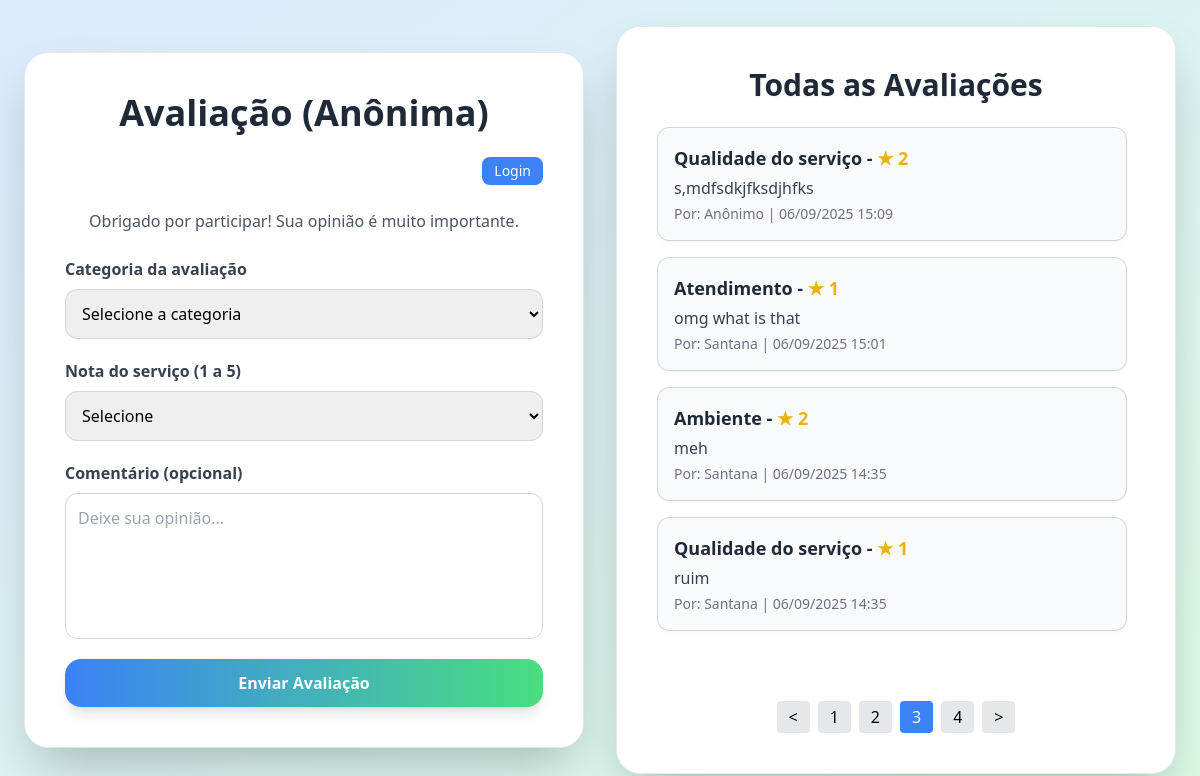
Page /src/frontend/views/view_painel.php?pagina=3 on the committed database.
### tables this page shows
CREATE TABLE `avaliacoes` (
  `id_avaliacao` int(11) NOT NULL,
  `id_usuario` int(11) DEFAULT NULL,
  `ip_usuario` varchar(64) NOT NULL,
  `id_categoria` int(11) NOT NULL,
  `conteudo` text NOT NULL,
  `nota` int(11) DEFAULT NULL CHECK (`nota` between 1 and 5),
  `data_avaliacao` datetime DEFAULT current_timestamp(),
  `anonima` tinyint(1) DEFAULT 0
);

CREATE TABLE `categorias_avaliacao` (
  `id_categoria` int(11) NOT NULL,
  `nome_categoria` varchar(100) NOT NULL
);

CREATE TABLE `usuarios` (
  `id_usuario` int(11) NOT NULL,
  `id_tipo` int(11) NOT NULL,
  `nome` varchar(100) NOT NULL,
  `email` varchar(150) NOT NULL,
  `data_cadastro` datetime DEFAULT current_timestamp(),
  `cnpj` varchar(18) DEFAULT NULL
);

### src/backend/model/sessao.php (called while the page is built, shortened)
<?php
include_once __DIR__ . '/../database/db.php';
function verificarSessao() {
    if (!isset($_SESSION['usuario']) || !isset($_SESSION['token'])) {
        return false;
    }
    return true;
}

### src/backend/database/db.php (called while the page is built)
<?php
$dsn = "mysql:host=localhost;dbname=FeedbackEmpresas;charset=utf8mb4";
$user = "root";
$pass = "vini9000santana@";
try {
    $pdo = new PDO($dsn, $user, $pass);
    $pdo->setAttribute(PDO::ATTR_ERRMODE, PDO::ERRMODE_EXCEPTION);
} catch (PDOException $e) {
    die("Erro na conexão: " . $e->getMessage());
}
function executarConsulta($sql, $params = [])
{
    global $pdo;
    try {
        $stmt = $pdo->prepare($sql);
        $stmt->execute($params);
        return $stmt;
    } catch (PDOException $e) {
        throw $e;
    }
}

### src/frontend/views/view_painel.php (the view, shortened to what this page needs)
<?php
include_once __DIR__ . '/../../backend/model/sessao.php';
include_once __DIR__ . '/../../backend/database/db.php';
$logado = verificarSessao();
$idUsuario = $logado ? $_SESSION['usuario']['id'] : null;
$nomeUsuario = $logado ? $_SESSION['usuario']['nome'] : 'Anônimo';
$pagina = isset($_GET['pagina']) ? (int) $_GET['pagina'] : 1;
$limite = 4;
$offset = ($pagina - 1) * $limite;
$totalAvaliacoes = executarConsulta("
    SELECT COUNT(*) AS total
    FROM avaliacoes a
    " . ($logado ? "WHERE a.id_usuario <> $idUsuario" : "")
)->fetch(PDO::FETCH_ASSOC)['total'];
$totalPaginas = ceil($totalAvaliacoes / $limite);
$condicaoUsuario = $logado ? "WHERE a.id_usuario <> $idUsuario" : "";
$todasAvaliacoes = executarConsulta("
    SELECT a.id_avaliacao,
           c.nome_categoria,
           a.conteudo,
           a.nota,
           a.data_avaliacao,
           u.nome AS nome_usuario
    FROM avaliacoes a
    JOIN categorias_avaliacao c ON a.id_categoria = c.id_categoria
    LEFT JOIN usuarios u ON a.id_usuario = u.id_usuario
    $condicaoUsuario
    ORDER BY a.data_avaliacao DESC
    LIMIT $limite OFFSET $offset
")->fetchAll(PDO::FETCH_ASSOC);
?>
<!DOCTYPE html>
<html lang="pt-BR">
<head>
  <script src="https://cdn.tailwindcss.com"></script>
</head>
<body class="bg-gradient-to-br from-blue-100 to-green-100 min-h-screen flex flex-col md:flex-row items-center justify-center p-6 gap-8">
<div class="max-w-3xl w-full bg-white rounded-3xl shadow-2xl p-10 space-y-6 border border-gray-200">
  <h1 class="text-4xl font-extrabold text-gray-800 text-center mb-2 drop-shadow-sm">
    Avaliação <?= $logado ? '' : '(Anônima)' ?>
  </h1>
  <div class="flex justify-end items-center mb-4 space-x-3 text-sm">
    <?php if ($logado): ?>
      <span class="text-gray-700 font-medium">Logado como <strong><?= htmlspecialchars($nomeUsuario) ?></strong></span>
      <a href="logout.php" class="px-3 py-1 bg-red-500 text-white rounded-lg hover:bg-red-600 transition-shadow shadow-sm">Sair</a>
    <?php else: ?>
      <a href="view_login.php" class="px-3 py-1 bg-blue-500 text-white rounded-lg hover:bg-blue-600 transition-shadow shadow-sm">Login</a>
    <?php endif; ?>
  </div>
  <p class="text-gray-600 text-center mb-6">
    Obrigado por participar! Sua opinião é muito importante.
  </p>
  <form id="formAvaliacao" class="space-y-5">
    <div class="flex flex-col">
      <label class="text-gray-700 font-semibold mb-2">Categoria da avaliação</label>
      <select name="id_categoria" required class="w-full border border-gray-300 rounded-xl p-3 focus:ring-2 focus:ring-blue-400 focus:border-transparent transition">
        <option value="">Selecione a categoria</option>
      </select>
    </div>
    <div class="flex flex-col">
      <label class="text-gray-700 font-semibold mb-2">Nota do serviço (1 a 5)</label>
      <select name="nota" required class="w-full border border-gray-300 rounded-xl p-3 focus:ring-2 focus:ring-green-400 focus:border-transparent transition">
        <option value="">Selecione</option>
      </select>
    </div>
    <div class="flex flex-col">
      <label class="text-gray-700 font-semibold mb-2">Comentário (opcional)</label>
      <textarea name="conteudo" rows="5" class="w-full border border-gray-300 rounded-xl p-3 resize-none focus:ring-2 focus:ring-purple-400 focus:border-transparent transition" placeholder="Deixe sua opinião..."></textarea>
    </div>
    <button type="submit" class="w-full bg-gradient-to-r from-blue-500 to-green-400 text-white font-bold py-3 rounded-2xl shadow-lg hover:scale-105 transform transition-all">
      Enviar Avaliação
    </button>
  </form>
</div>
<div class="max-w-3xl w-full bg-white rounded-3xl shadow-2xl p-10 space-y-6 border border-gray-200">
  <h2 class="text-3xl font-extrabold text-gray-800 text-center mb-4 drop-shadow-sm">
    Todas as Avaliações
  </h2>
  <div id="todasAvaliacoes" class="space-y-4 h-[550px] overflow-y-auto pr-2">
    <?php if (empty($todasAvaliacoes)): ?>
      <p class="text-gray-600 text-center">Nenhuma avaliação encontrada.</p>
    <?php else: ?>
      <?php foreach ($todasAvaliacoes as $av): ?>
        <div class="border border-gray-300 rounded-xl p-4 bg-gray-50 shadow-sm hover:shadow-md transition">
          <div class="flex justify-between items-start">
            <div>
              <p class="font-semibold text-lg text-gray-800">
                <?= htmlspecialchars($av['nome_categoria']) ?> -
                <span class="text-yellow-500">★ <?= $av['nota'] ?></span>
              </p>
              <p class="text-gray-700 mt-1"><?= htmlspecialchars($av['conteudo']) ?></p>
              <p class="text-gray-500 text-sm mt-1">
                Por: <?= htmlspecialchars($av['nome_usuario'] ?? 'Anônimo') ?> |
                <?= date('d/m/Y H:i', strtotime($av['data_avaliacao'])) ?>
              </p>
            </div>
          </div>
        </div>
      <?php endforeach; ?>
    <?php endif; ?>
  </div>
  <?php if ($totalPaginas > 1): ?>
    <div class="flex justify-center items-center mt-4 space-x-2">
      <a href="?pagina=<?= max(1, $pagina-1) ?>" class="px-3 py-1 bg-gray-200 rounded hover:bg-gray-300">&lt;</a>
      <?php for($p=1; $p <= $totalPaginas; $p++): ?>
        <a href="?pagina=<?= $p ?>" class="px-3 py-1 rounded <?= $p == $pagina ? 'bg-blue-500 text-white' : 'bg-gray-200 hover:bg-gray-300' ?>">
          <?= $p ?>
        </a>
      <?php endfor; ?>
      <a href="?pagina=<?= min($totalPaginas, $pagina+1) ?>" class="px-3 py-1 bg-gray-200 rounded hover:bg-gray-300">&gt;</a>
    </div>
  <?php endif; ?>
</div>
</body>
</html>

### rows in the picture
avaliacoes: id_categoria.nome_categoria "Qualidade do serviço", nota "2", conteudo "s,mdfsdkjfksdjhfks", nome_usuario "Anônimo", data_avaliacao "06/09/2025 15:09"
avaliacoes: id_categoria.nome_categoria "Atendimento", nota "1", conteudo "omg what is that", id_usuario.nome "Santana", data_avaliacao "06/09/2025 15:01"
avaliacoes: id_categoria.nome_categoria "Ambiente", nota "2", conteudo "meh", id_usuario.nome "Santana", data_avaliacao "06/09/2025 14:35"
avaliacoes: id_categoria.nome_categoria "Qualidade do serviço", nota "1", conteudo "ruim", id_usuario.nome "Santana", data_avaliacao "06/09/2025 14:35"
